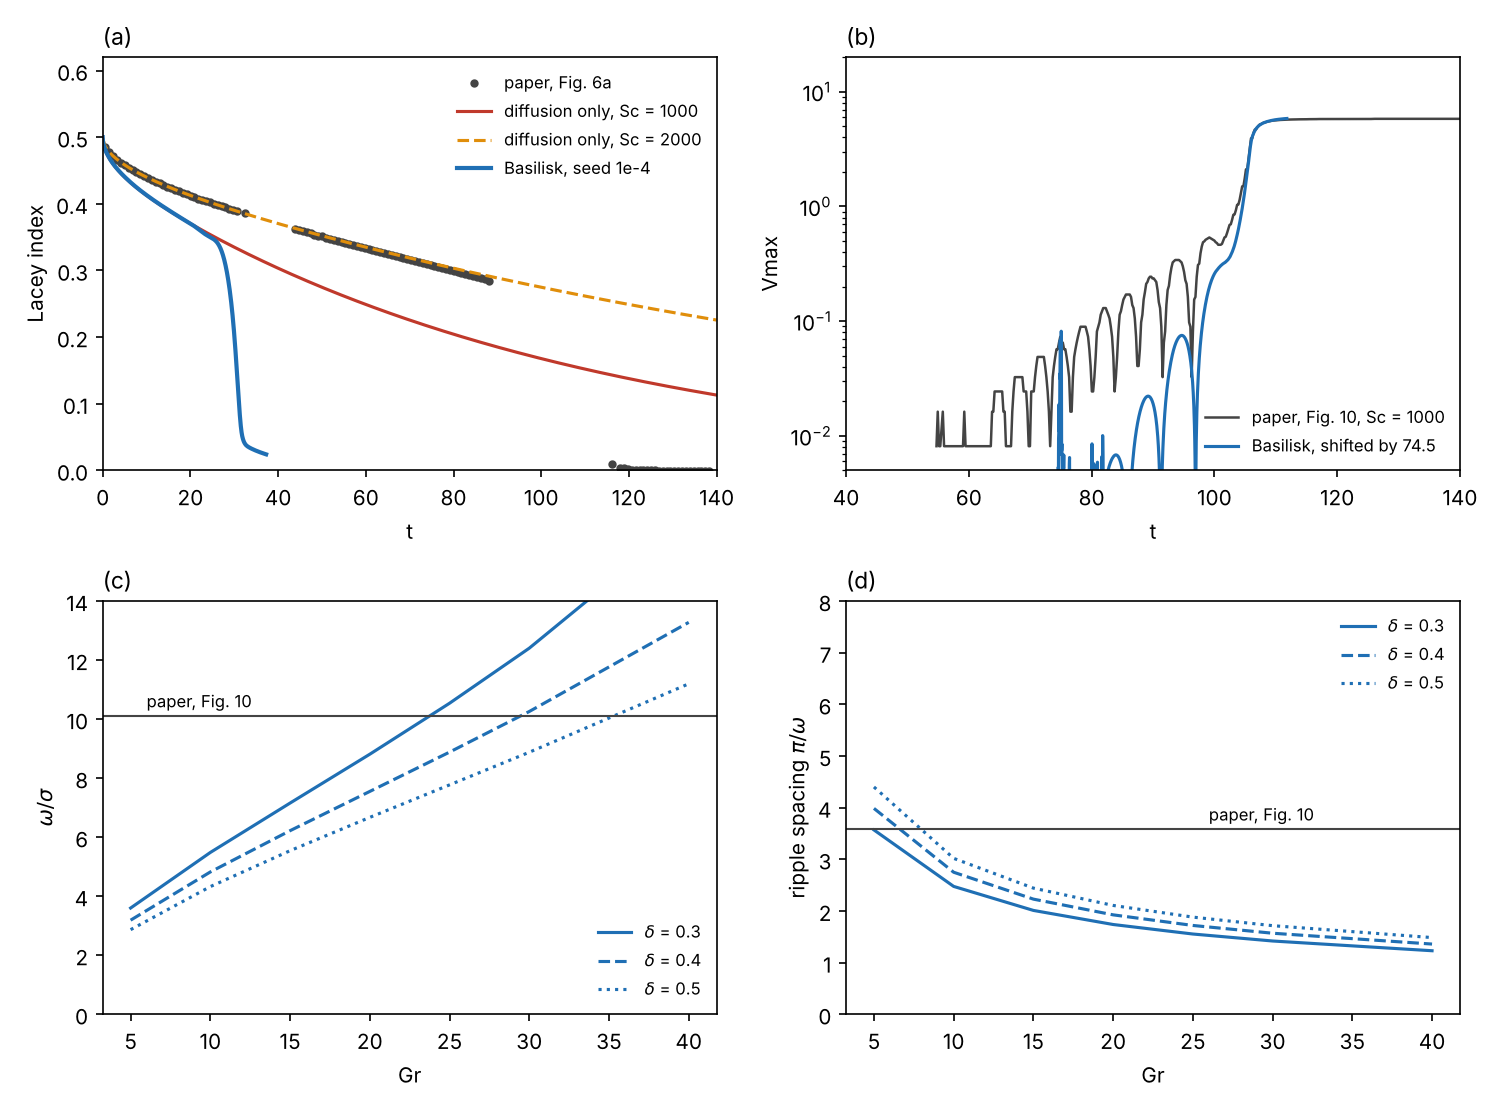

Python code for this plot:
#!/usr/bin/env python3
"""Comparison of the Basilisk run (T=175, Ras=2000, Sc=1000) with Traore et al. (2024).
Inputs: digitized Fig. 6a and Fig. 10 (Sc=1000) of the paper, the Basilisk logs, and the
diffuse-interface linear scan (ripple_scan.txt: delta Gr sigma omega, viscous units)."""
import numpy as np, matplotlib
matplotlib.use("Agg")
import matplotlib.pyplot as plt

here = __file__.rsplit("/", 1)[0] if "/" in __file__ else "."
n = np.arange(1, 4001); a = -2*np.sin(n*np.pi/2)/(n*np.pi)
def lacey(t, Sc): return np.sqrt(0.5*np.sum(a[:, None]**2*np.exp(-2*(n[:, None]*np.pi)**2*t/Sc), 0))

def load(f):
    d = np.loadtxt(f); return d[np.argsort(d[:, 0])]
d1 = load(here + "/../examples/demo_T175/log_T175"); d2 = load(here + "/log_cont")
d = np.vstack([d1[d1[:, 0] < d2[0, 0], :10], d2[:, :10]])

f6 = np.loadtxt(here + "/fig6a_digit.txt")
f6 = f6[(f6[:, 0] < 88) | ((f6[:, 0] > 116) & (f6[:, 1] < 0.05))]   # drop points on the legend and fitted lines
f10 = np.loadtxt(here + "/fig10_sc1000_digit.txt")
f10 = f10[(f10[:, 0] > 50) & (f10[:, 1] > 0)]
rs = np.loadtxt(here + "/ripple_scan.txt")

c = dict(paper="#444444", bas="#1f6fb4", d1="#c0392b", d2="#e08e0b")
fig, ax = plt.subplots(2, 2, figsize=(10, 7.4))
t = np.linspace(0.01, 140, 300)

A = ax[0, 0]
A.plot(f6[:, 0], f6[:, 1], "o", ms=3, color=c["paper"], label="paper, Fig. 6a")
A.plot(t, lacey(t, 1000.), "-", color=c["d1"], lw=1.5, label="diffusion only, Sc = 1000")
A.plot(t, lacey(t, 2000.), "--", color=c["d2"], lw=1.5, label="diffusion only, Sc = 2000")
A.plot(d[:, 0], d[:, 2], "-", color=c["bas"], lw=2, label="Basilisk, seed 1e-4")
A.set_xlabel("t"); A.set_ylabel("Lacey index"); A.set_xlim(0, 140); A.set_ylim(0, 0.62)
A.legend(frameon=False, fontsize=8, loc="upper right")

B = ax[0, 1]
tb = d[:, 0]; vb = d[:, 3]
t3 = tb[np.argmax(vb > 3)]; tp3 = f10[np.argmax(f10[:, 1] > 3), 0]; sh = tp3 - t3
B.semilogy(f10[:, 0], f10[:, 1], "-", color=c["paper"], lw=1.2, label="paper, Fig. 10, Sc = 1000")
B.semilogy(tb + sh, vb, "-", color=c["bas"], lw=1.5, label="Basilisk, shifted by %.1f" % sh)
B.set_xlabel("t"); B.set_ylabel("Vmax"); B.set_xlim(40, 140); B.set_ylim(5e-3, 20)
B.legend(frameon=False, fontsize=8, loc="lower right")

C = ax[1, 0]
for dl, ls in zip([0.3, 0.4, 0.5], ["-", "--", ":"]):
    m = rs[:, 0] == dl
    C.plot(rs[m, 1], rs[m, 3]/rs[m, 2], ls, color=c["bas"], label=r"$\delta$ = %.1f" % dl)
C.axhline(10.1, color=c["paper"], lw=1); C.text(6, 10.4, "paper, Fig. 10", fontsize=8)
C.set_xlabel("Gr"); C.set_ylabel(r"$\omega/\sigma$"); C.set_ylim(0, 14)
C.legend(frameon=False, fontsize=8, loc="lower right")

D = ax[1, 1]
for dl, ls in zip([0.3, 0.4, 0.5], ["-", "--", ":"]):
    m = rs[:, 0] == dl
    D.plot(rs[m, 1], np.pi/rs[m, 3], ls, color=c["bas"], label=r"$\delta$ = %.1f" % dl)
D.axhline(3.59, color=c["paper"], lw=1); D.text(26, 3.75, "paper, Fig. 10", fontsize=8)
D.set_xlabel("Gr"); D.set_ylabel(r"ripple spacing $\pi/\omega$"); D.set_ylim(0, 8)
D.legend(frameon=False, fontsize=8, loc="upper right")

for A_, l in zip(ax.flat, "abcd"):
    A_.set_title("(%s)" % l, loc="left", fontsize=11)
fig.tight_layout()
fig.savefig(here + "/compare_paper.png", dpi=150)
print("shift", sh, "Basilisk final Vmax", vb[-1], "Lacey", d[-1, 2])
